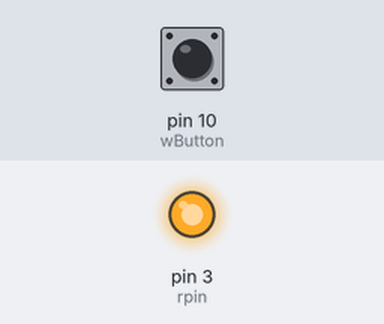
A sketch run on a simulated Arduino Uno, built with avr-gcc and run on an emulated ATmega328P. Parts: output pins drawn as LEDs (lit = HIGH). The inputs (shaded band) are chosen by the test bench; at power-on: pin 10 (wButton) HIGH. Pins used as bus, display or sensor lines are not drawn.

Above: at 0.1 s.
Timing chart, 0 to 1.6 s (numbered marks = the images above):
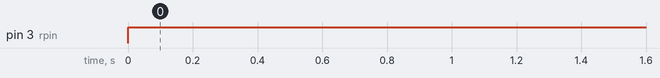

Measured:
- by itself, pin 3 (rpin): LOW → HIGH at 0.00 s

The sketch:

TOC_Project.ino
```cpp
const int rpin = 3;
const int ampin = 4;
const int gpin = 5;
const int wButton = 10;

int timer = 1000;

void setup() {
  // put your setup code here, to run once:
  pinMode(rpin, OUTPUT);
  pinMode(ampin, OUTPUT);
  pinMode(gpin, OUTPUT);
  pinMode(wButton, INPUT_PULLUP);
}

void loop() {
  green();
  greenButton();
  amber();
  amberButton();
  red();
  redButton();
}

void red() {
  digitalWrite(ampin, LOW);
  digitalWrite(rpin, HIGH);
}

void green() {
  digitalWrite(rpin, LOW);
  digitalWrite(gpin, HIGH);
}

void amber() {
  digitalWrite(gpin, LOW);
  digitalWrite(ampin, HIGH);
}
int amberButton() {
 // delay(5000);
  int buttonState = digitalRead(wButton);
  if(buttonState == HIGH) {
    timer = 10000;

  }
  else {
    delay(5000);
  }
}

void redButton() {
 int buttonState = digitalRead(wButton);
 //delay(10000);
 if(buttonState == HIGH ){
  delay(timer);
 }else {
  delay(10000);
 }

}

void greenButton() {
 // delay(10000);
  int buttonState = digitalRead(wButton);
  if(buttonState == HIGH) {
    timer = 10000;
  }
  else {
    delay(15000);
  }
}
```
